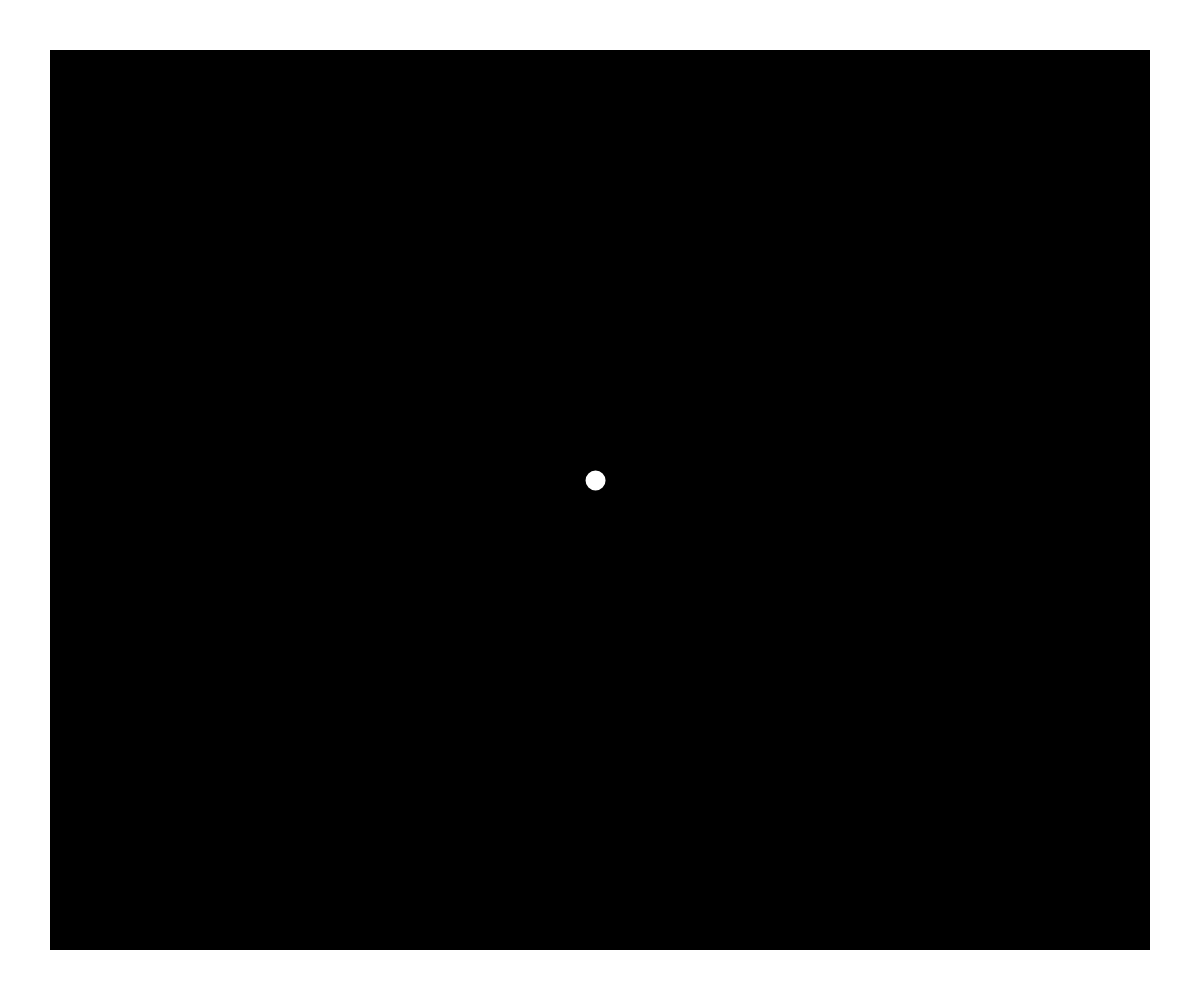
Frame 1 (no input)
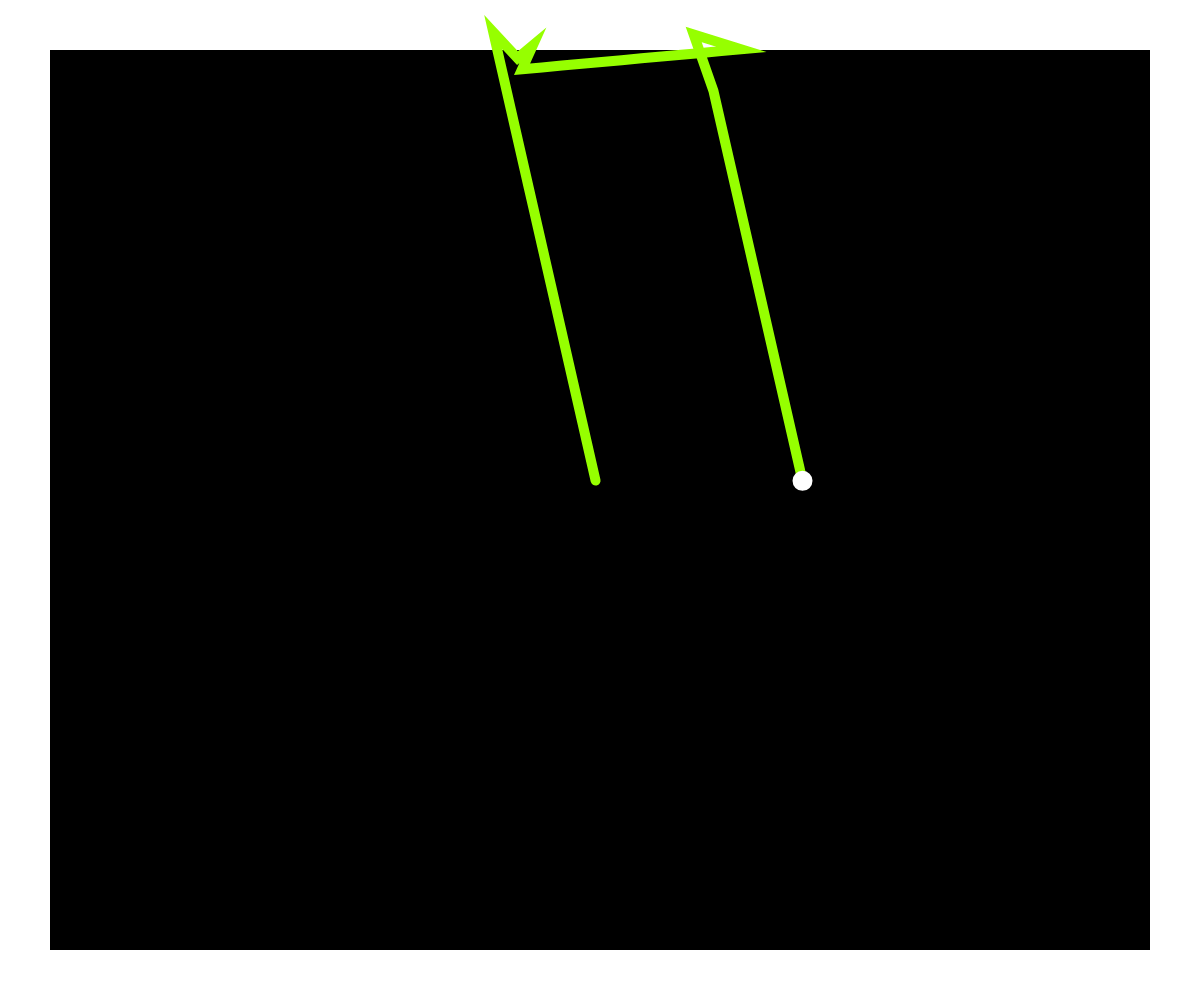
Frame 60 (no input)
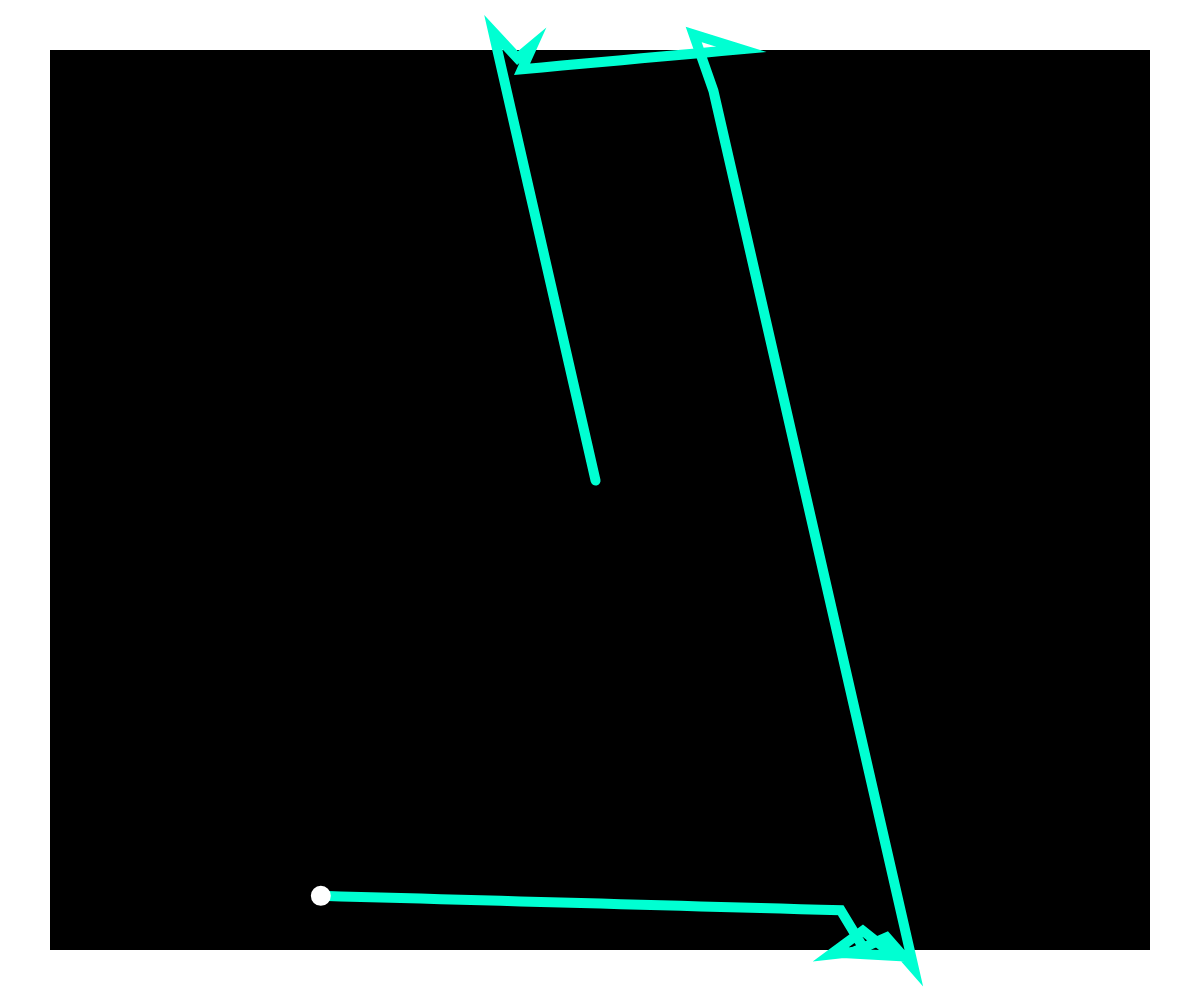
Frame 120 (the mouse pressed at the canvas centre since frame 60)

The p5.js sketch that drew these frames (run headless with seeded random() and noise() and a simulated clock; from frame 60 on, the mouse is pressed at the canvas centre):

// p5.js sketch
// ── sketch.js
let x, y; // Position variables
let angle; // Angle of motion
let stepSize; // Distance to move in each step
let path; // Array to store the path
let buffer = 50;
let color = 0

function setup() {
  createCanvas(windowWidth, windowHeight);
  background(220);

  x = windowWidth / 2;
  y = windowHeight / 2;
  angle = random(TWO_PI); // Random initial direction
  stepSize = 20;
  path = [];
  colorMode(HSB, 255); // Switch to HSV color mode
}

function draw() {
  background(0)

  push()
  fill(255)
  strokeWeight(0)
  rect(0,0,buffer, windowHeight)
  rect(0,0,windowWidth, buffer)
  rect(0,windowHeight-buffer,windowWidth, windowHeight)
  rect(windowWidth-buffer,0,windowWidth, windowHeight)

  pop()

  color = (color+1)%255

  stroke(color,255, 255)


  // Move in the current direction
  let dx = cos(angle) * stepSize;
  let dy = sin(angle) * stepSize;
  x += dx;
  y += dy;

  // Store the current position in the path array
  path.push(createVector(x, y));

  // Display the path
  noFill();
  strokeWeight(10)
  // stroke(0);
  beginShape();
  for (let i = 0; i < path.length; i++) {
    vertex(path[i].x, path[i].y);
  }
  endShape();

  stroke(255)
  ellipse(x,y,10)

  // Check if Roomba reaches the canvas boundaries
  if (x < buffer || x > windowWidth - buffer|| y < buffer || y > windowHeight-buffer) {

    x -= 2*dx;
    y -= 2*dy;
    // Change direction randomly
    angle = - angle - PI + random(PI);
  }
}
